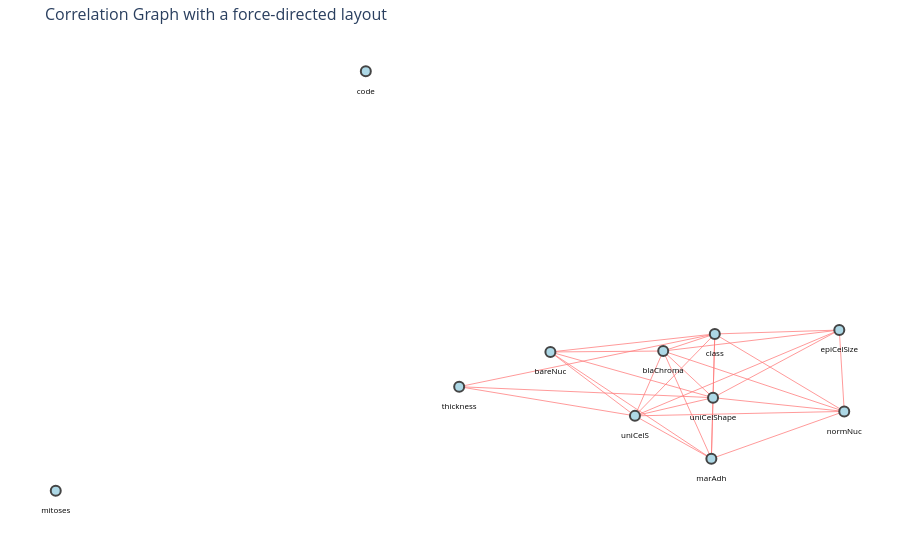

Source (notebook cell):
### Markdown cell above
This matrix gives us already the information of how our variables relate with each other. However, it is hard to have a general idea by presenting the information using a matrix this large. Therfore, it is highly recommended to visualize it with a graph.

### **b) Correlation graph with a force-directed layout**

This graph we want to build will have the vraibles as nodes. An edge between two nodes will be inserted whenever the correlation is higher than 0,6.

A force-directed layout might be convenient because repulsive and attractive forces effectively reveal dense clusters of strongly correlated variables and isolated nodes that indicate features with weak correlations. Overall, the layout makes the correlation structure and variable connectivity easy to interpret visually.

### Code cell
G = nx.Graph()

# Add the variables as nodes:
for col in corr_mat.columns:
    G.add_node(col)

threshold = 0.6

for i in range(len(corr_mat.columns)):
    for j in range(i+1, len(corr_mat.columns)): #to avoid double counting
        if abs(corr_mat.iloc[i, j]) > threshold: #keeping the correlation above the threshold
            G.add_edge(corr_mat.columns[i], corr_mat.columns[j]) #saving the edge


# Force-directed layout
pos = nx.spring_layout(G,k=3.2,iterations=200, seed=1) # k controls spacing between nodes, iterations controls convergence, seed for reproducibility

# Edge traces:
edge_x = []
edge_y = []

for edge in G.edges():
    node1, node2 = edge
    x0, y0 = pos[node1]
    x1, y1 = pos[node2]
    edge_x.append(x0)
    edge_x.append(x1)
    edge_x.append(None)
    edge_y.append(y0)
    edge_y.append(y1)
    edge_y.append(None)

edge_trace = go.Scatter(
    x=edge_x,
    y=edge_y,
    line=dict(width=1, color="rgba(420,120,120,0.75)"),
    hoverinfo='none',
    mode='lines'
)

# Node traces:
node_x = []
node_y = []
label_x = []
label_y = []
label_text = []
for node in G.nodes():
    x, y = pos[node]
    node_x.append(x)
    node_y.append(y)
    label_x.append(x)
    label_y.append(y - 0.08)   # offset upward
    label_text.append(node)

node_trace = go.Scatter(
    x=node_x, y=node_y,
    mode='markers',
    hoverinfo='text',
    marker=dict(size=10, color='lightblue', line_width=2))


label_trace = go.Scatter(
    x=label_x,
    y=label_y,

    mode='text',

    text=label_text,

    textposition='top center',

    hoverinfo='none',

    textfont=dict(
        size=8,
        color='black'
    )
)
    

fig = go.Figure(
    data=[edge_trace, node_trace, label_trace],
    layout=go.Layout(
        title=dict(text='Correlation Graph with a force-directed layout', font=dict(size=16)),

        showlegend=False,
        hovermode='closest',

        margin=dict(b=20, l=5, r=5, t=40),

        xaxis=dict(showgrid=False, zeroline=False, showticklabels=False),
        yaxis=dict(showgrid=False, zeroline=False, showticklabels=False),

        plot_bgcolor='white'
    )
)

fig.show()

### Figure 1 — Plotly figure (JSON) as saved in the notebook; plotly's stock layout.template omitted (floating-point values rounded to 4 significant figures)
{"data": [{"hoverinfo": "none", "line": {"color": "rgba(420,120,120,0.75)", "width": 1}, "mode": "lines", "type": "scatter", "x": [-0.2528, 0.07282, null, -0.2528, 0.2174, null, -0.2528, 0.2207, null, 0.07282, 0.2174, null, 0.07282, 0.2143, null, 0.07282, 0.4513, null, 0.07282, -0.08379, null, 0.07282, 0.1251, null, 0.07282, 0.4605, null, 0.07282, 0.2207, null, 0.2174, 0.2143, null, 0.2174, 0.4513, null, 0.2174, -0.08379, null, 0.2174, 0.1251, null, 0.2174, 0.4605, null, 0.2174, 0.2207, null, 0.2143, -0.08379, null, 0.2143, 0.1251, null, 0.2143, 0.4605, null, 0.2143, 0.2207, null, 0.4513, 0.1251, null, 0.4513, 0.4605, null, 0.4513, 0.2207, null, -0.08379, 0.1251, null, -0.08379, 0.2207, null, 0.1251, 0.4605, null, 0.1251, 0.2207, null, 0.4605, 0.2207, null], "y": [-0.07612, -0.1721, null, -0.07612, -0.1122, null, -0.07612, 0.09744, null, -0.1721, -0.1122, null, -0.1721, -0.3129, null, -0.1721, 0.1103, null, -0.1721, 0.03815, null, -0.1721, 0.0413, null, -0.1721, -0.1575, null, -0.1721, 0.09744, null, -0.1122, -0.3129, null, -0.1122, 0.1103, null, -0.1122, 0.03815, null, -0.1122, 0.0413, null, -0.1122, -0.1575, null, -0.1122, 0.09744, null, -0.3129, 0.03815, null, -0.3129, 0.0413, null, -0.3129, -0.1575, null, -0.3129, 0.09744, null, 0.1103, 0.0413, null, 0.1103, -0.1575, null, 0.1103, 0.09744, null, 0.03815, 0.0413, null, 0.03815, 0.09744, null, 0.0413, -0.1575, null, 0.0413, 0.09744, null, -0.1575, 0.09744, null]}, {"hoverinfo": "text", "marker": {"color": "lightblue", "line": {"width": 2}, "size": 10}, "mode": "markers", "type": "scatter", "x": [-0.4257, -0.2528, 0.07282, 0.2174, 0.2143, 0.4513, -0.08379, 0.1251, 0.4605, -1, 0.2207], "y": [0.9619, -0.07612, -0.1721, -0.1122, -0.3129, 0.1103, 0.03815, 0.0413, -0.1575, -0.4183, 0.09744]}, {"hoverinfo": "none", "mode": "text", "text": ["code", "thickness", "uniCelS", "uniCelShape", "marAdh", "epiCelSize", "bareNuc", "blaChroma", "normNuc", "mitoses", "class"], "textfont": {"color": "black", "size": 8}, "textposition": "top center", "type": "scatter", "x": [-0.4257, -0.2528, 0.07282, 0.2174, 0.2143, 0.4513, -0.08379, 0.1251, 0.4605, -1, 0.2207], "y": [0.8819, -0.1561, -0.2521, -0.1922, -0.3929, 0.03026, -0.04185, -0.0387, -0.2375, -0.4983, 0.01744]}], "layout": {"hovermode": "closest", "margin": {"b": 20, "l": 5, "r": 5, "t": 40}, "plot_bgcolor": "white", "showlegend": false, "title": {"font": {"size": 16}, "text": "Correlation Graph with a force-directed layout"}, "xaxis": {"showgrid": false, "showticklabels": false, "zeroline": false}, "yaxis": {"showgrid": false, "showticklabels": false, "zeroline": false}}}
